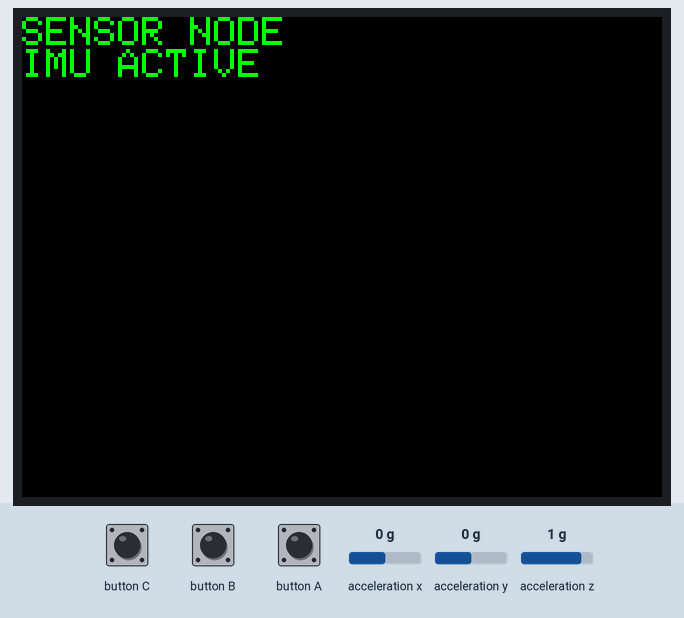
Recording of a program running on a simulated ESP32. On the bench: 320×240 colour display. The test bench sets the inputs (shaded band); at power-on: acceleration x 0 g, acceleration y 0 g, acceleration z 1 g. What the program prints to the serial monitor is not drawn.

Above: at 1.4 s.

The program:

main.cpp
```cpp
#include <Arduino.h>
#include <M5Stack.h>
#include <math.h>

enum SystemMode {
  MONITORING,
  PROTECT_MODE
};

SystemMode currentMode = MONITORING;

const float spikeThreshold = 0.35f;
const int protectSpikeLimit = 3;
const unsigned long spikeCooldownMs = 600;

float prevAx = 0.0f;
float prevAy = 0.0f;
float prevAz = 0.0f;
bool hasPrevAccel = false;

int spikeCount = 0;
unsigned long lastSpikeTime = 0;

const char* modeToString(SystemMode mode) {
  switch (mode) {
    case MONITORING: return "MONITORING";
    case PROTECT_MODE: return "PROTECT_MODE";
    default: return "UNKNOWN";
  }
}

void sendEvent(const char* eventType, float delta) {
  Serial.print("{\"event\":\"");
  Serial.print(eventType);
  Serial.print("\",\"mode\":\"");
  Serial.print(modeToString(currentMode));
  Serial.print("\",\"spikeCount\":");
  Serial.print(spikeCount);
  Serial.print(",\"delta\":");
  Serial.print(delta, 3);
  Serial.print(",\"timestamp\":");
  Serial.print(millis());
  Serial.println("}");
}

void setup() {
  M5.begin();
  M5.IMU.Init();
  Serial.begin(115200);

  M5.Lcd.setRotation(1);
  M5.Lcd.fillScreen(BLACK);
  M5.Lcd.setCursor(0, 0);
  M5.Lcd.setTextSize(2);
  M5.Lcd.setTextColor(GREEN);
  M5.Lcd.println("SENSOR NODE");
  M5.Lcd.println("IMU ACTIVE");

  sendEvent("SYSTEM_START", 0.0f);
}

void loop() {
  M5.update();

  if (M5.BtnB.wasPressed()) {
    currentMode = MONITORING;
    spikeCount = 0;
    sendEvent("RESET", 0.0f);
  }

  float ax, ay, az;
  M5.IMU.getAccelData(&ax, &ay, &az);

  float delta = 0.0f;
  unsigned long now = millis();

  if (hasPrevAccel) {
    float dx = ax - prevAx;
    float dy = ay - prevAy;
    float dz = az - prevAz;
    delta = sqrtf(dx * dx + dy * dy + dz * dz);

    bool spikeDetected =
      delta >= spikeThreshold &&
      now - lastSpikeTime >= spikeCooldownMs;

    if (spikeDetected) {
      lastSpikeTime = now;

      if (currentMode == MONITORING) {
        spikeCount++;
        sendEvent("MOTION_SPIKE", delta);

        if (spikeCount >= protectSpikeLimit) {
          currentMode = PROTECT_MODE;
          sendEvent("ENTER_PROTECT_MODE", delta);
        }
      } else {
        sendEvent("PROTECT_MODE_ACTIVE", delta);
      }
    }
  } else {
    hasPrevAccel = true;
  }

  prevAx = ax;
  prevAy = ay;
  prevAz = az;
  delay(100);
}
```
